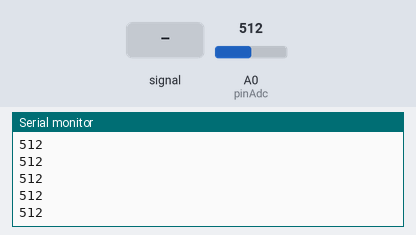
Recording of a sketch running on a simulated Arduino Uno, built with avr-gcc and run on an emulated ATmega328P. Parts: the last lines printed to the serial monitor. The inputs (shaded band) are chosen by the test bench; at power-on: A0 (pinAdc) = 512.

Above: at 1.2 s.
1.3 s: A0 (pinAdc) fed a 200 Hz sine of ±81 counts around its level
At 2.4 s:
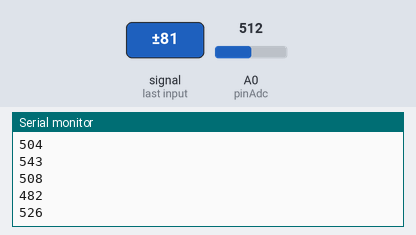
2.8 s: A0 (pinAdc) set to 716
At 3.4 s:
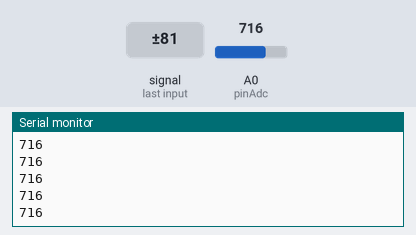
4.3 s: A0 (pinAdc) set to 900
At 5.1 s:
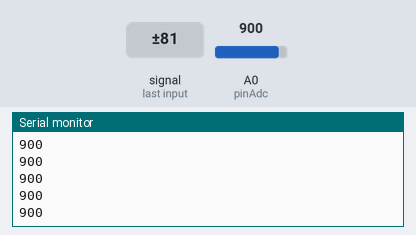
Timing chart, 0 to 7.3 s (numbered marks = the images above; inputs shaded):
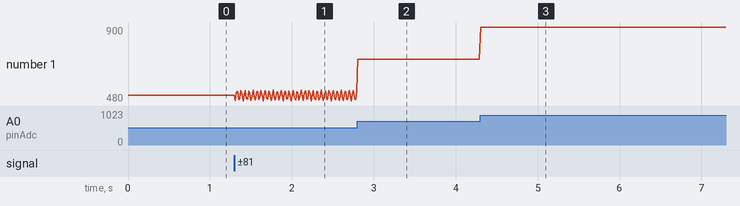

Measured:
- after the input at 1.3 s, the serial monitor: prints a new line at once (image 1)
- after the input at 2.8 s, the serial monitor: prints a new line at once (image 2)
- after the input at 4.3 s, the serial monitor: prints a new line at once (image 3)
- plotted number 1: 512 → 537 after the input at 1.3 s, 537 → 716 after the input at 2.8 s, 716 → 900 after the input at 4.3 s

The sketch:

sketch_jul21a-soundSensor.ino
```cpp
const int pinAdc = A0;
/*
 * count = 0
 * if lightSensor > 200 and soundSensor >= 800
 *    ++count;
 *    recordedTimestamp = getTimestamp()
 * if count % 2 != 0 and (currentTime - recordedTimestamp) >= 5 minutes:
 *    lcdDisplay(Garage Door OPEN)
 *
 *
 */


void setup()
{
    Serial.begin(115200);
    //Serial.println("Grove - Sound Sensor Test...");
}

void loop()
{
    long sum = 0;
    for(int i=0; i<32; i++)
    {
        sum += analogRead(pinAdc);
    }

    sum >>= 5;

    Serial.println(sum); //sum >= 800 = garage door open/close
    delay(10);
}
```
